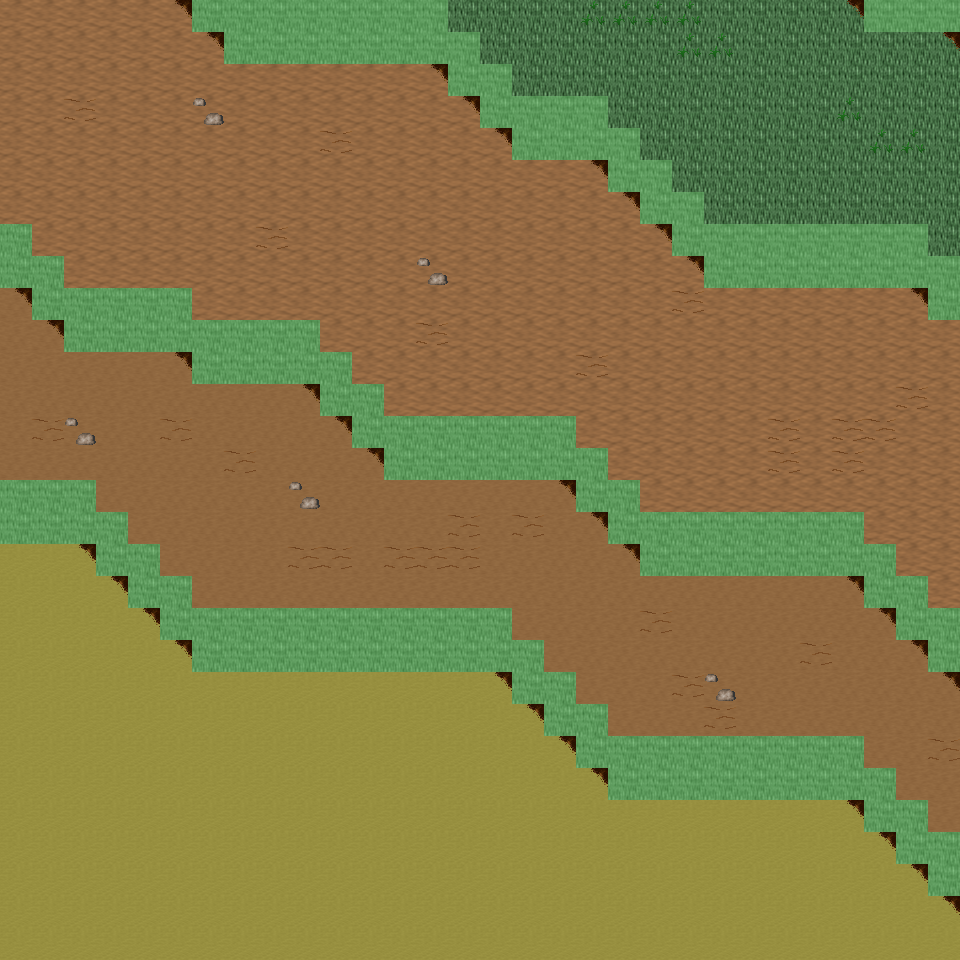

This is a level from a 2D game, rendered from its Tiled map with the project's own tilesets. A one-line summary and the map file follow, with tile-layer data summarised:
An orthogonal 30x30 tile map with 32x32 px tiles, 6 tile layers (Ground, Object, Object2, Above, ...), 24 tilesets and 7 objects (7x mapExit).

<map version="1.0" orientation="orthogonal" renderorder="right-down" width="30" height="30" tilewidth="32" tileheight="32" nextobjectid="8">
  <tileset firstgid="1" name="tileset_ground_ground" tilewidth="32" tileheight="32" tilecount="33" columns="3">
    <image source="../drawable/tileset_ground_ground.png" width="96" height="352" />
  </tileset>
  <tileset firstgid="34" name="tileset_ground_ridge_earth_dark" tilewidth="32" tileheight="32" tilecount="96" columns="12">
    <image source="../drawable/tileset_ground_ridge_earth_dark.png" width="384" height="256" />
  </tileset>
  <tileset firstgid="130" name="tileset_plant_grasses" tilewidth="32" tileheight="32" tilecount="6" columns="3">
    <image source="../drawable/tileset_plant_grasses.png" width="96" height="64" />
  </tileset>
  <tileset firstgid="136" name="tileset_ground_grass_edges" tilewidth="32" tileheight="32" tilecount="36" columns="12">
    <image source="../drawable/tileset_ground_grass_edges.png" width="384" height="96" />
  </tileset>
  <tileset firstgid="172" name="tileset_ground_rock_pebbles" tilewidth="32" tileheight="32" tilecount="3" columns="1">
    <image source="../drawable/tileset_ground_rock_pebbles.png" width="32" height="96" />
  </tileset>
  <tileset firstgid="175" name="tileset_plant_flower_daisy_blue" tilewidth="32" tileheight="32" tilecount="8" columns="2">
    <image source="../drawable/tileset_plant_flower_daisy_blue.png" width="64" height="128" />
  </tileset>
  <tileset firstgid="183" name="tileset_plant_flower_daisy_white" tilewidth="32" tileheight="32" tilecount="8" columns="2">
    <image source="../drawable/tileset_plant_flower_daisy_white.png" width="64" height="128" />
  </tileset>
  <tileset firstgid="191" name="tileset_ground_cobbled_paving" tilewidth="32" tileheight="32" tilecount="1" columns="1">
    <image source="../drawable/tileset_ground_cobbled_paving.png" width="32" height="32" />
  </tileset>
  <tileset firstgid="192" name="tileset_item_pot_dark_barrel" tilewidth="32" tileheight="32" tilecount="2" columns="1">
    <image source="../drawable/tileset_item_pot_dark_barrel.png" width="32" height="64" />
  </tileset>
  <tileset firstgid="194" name="tileset_item_statue_green_stone" tilewidth="32" tileheight="32" tilecount="12" columns="4">
    <image source="../drawable/tileset_item_statue_green_stone.png" width="128" height="96" />
  </tileset>
  <tileset firstgid="206" name="tileset_logic_creature_orc" tilewidth="32" tileheight="32" tilecount="6" columns="6">
    <image source="../drawable/tileset_logic_creature_orc.png" width="192" height="32" />
  </tileset>
  <tileset firstgid="212" name="tileset_logic_creature_gnome" tilewidth="32" tileheight="32" tilecount="6" columns="6">
    <image source="../drawable/tileset_logic_creature_gnome.png" width="192" height="32" />
  </tileset>
  <tileset firstgid="218" name="tileset_logic_creature_animal" tilewidth="32" tileheight="32" tilecount="32" columns="8">
    <image source="../drawable/tileset_logic_creature_animal.png" width="256" height="128" />
  </tileset>
  <tileset firstgid="250" name="tileset_logic_item_sign" tilewidth="32" tileheight="32" tilecount="1" columns="1">
    <image source="../drawable/tileset_logic_item_sign.png" width="32" height="32" />
  </tileset>
  <tileset firstgid="251" name="tileset_logic_collision" tilewidth="32" tileheight="32" tilecount="1" columns="1">
    <image source="../drawable/tileset_logic_collision.png" width="32" height="32" />
  </tileset>
  <tileset firstgid="252" name="tileset_logic_portal" tilewidth="32" tileheight="32" tilecount="24" columns="8">
    <image source="../drawable/tileset_logic_portal.png" width="256" height="96" />
  </tileset>
  <tileset firstgid="276" name="tileset_ground_pothole" tilewidth="32" tileheight="32" tilecount="4" columns="4">
    <image source="../drawable/tileset_ground_pothole.png" width="128" height="32" />
  </tileset>
  <tileset firstgid="280" name="tileset_object_suspension_bridge" tilewidth="32" tileheight="32" tilecount="24" columns="3">
    <image source="../drawable/tileset_object_suspension_bridge.png" width="96" height="256" />
  </tileset>
  <tileset firstgid="304" name="tileset_item_corpse_huge_animal" tilewidth="32" tileheight="32" tilecount="16" columns="2">
    <image source="../drawable/tileset_item_corpse_huge_animal.png" width="64" height="256" />
  </tileset>
  <tileset firstgid="320" name="tileset_ground_green_paving" tilewidth="32" tileheight="32" tilecount="18" columns="3">
    <image source="../drawable/tileset_ground_green_paving.png" width="96" height="192" />
  </tileset>
  <tileset firstgid="338" name="tileset_logic_protection" tilewidth="32" tileheight="32" tilecount="2" columns="2">
    <image source="../drawable/tileset_logic_protection.png" width="64" height="32" />
  </tileset>
  <tileset firstgid="340" name="tileset_building_chimney_smoke" tilewidth="32" tileheight="32" tilecount="40" columns="4">
    <image source="../drawable/tileset_building_chimney_smoke.png" width="128" height="320" />
  </tileset>
  <tileset firstgid="380" name="tileset_building_huts" tilewidth="32" tileheight="32" tilecount="338" columns="26">
    <image source="../drawable/tileset_building_huts.png" width="832" height="416" />
  </tileset>
  <tileset firstgid="718" name="tileset_light_door_light" tilewidth="32" tileheight="32" tilecount="12" columns="3">
    <image source="../drawable/tileset_light_door_light.png" width="96" height="128" />
  </tileset>
  <layer name="Ground" width="30" height="30">
    <data>[900 cells, 900 non-empty, 4 distinct tile ids]</data>
  </layer>
  <layer name="Object" width="30" height="30">
    <data>[900 cells, 248 non-empty, 10 distinct tile ids]</data>
  </layer>
  <layer name="Object2" width="30" height="30">
    <data>[900 cells, 0 non-empty, 0 distinct tile ids]</data>
  </layer>
  <layer name="Above" width="30" height="30">
    <data>[900 cells, 0 non-empty, 0 distinct tile ids]</data>
  </layer>
  <layer name="Above2" width="30" height="30">
    <data>[900 cells, 0 non-empty, 0 distinct tile ids]</data>
  </layer>
  <layer name="Walkable" width="30" height="30">
    <data>[900 cells, 170 non-empty, 1 distinct tile ids]</data>
  </layer>
  <objectgroup name="MapEvents">
    <object id="1" name="north" type="mapExit" x="0" y="0" width="192" height="32">
      <properties>
        <property name="map" value="level_0_x187_y27" />
        <property name="x" value="0" />
        <property name="y" value="28" />
      </properties>
    </object>
    <object id="2" name="north2" type="mapExit" x="448" y="0" width="416" height="32">
      <properties>
        <property name="map" value="level_0_x187_y27" />
        <property name="x" value="14" />
        <property name="y" value="28" />
      </properties>
    </object>
    <object id="3" name="south" type="mapExit" x="0" y="928" width="960" height="32">
      <properties>
        <property name="map" value="level_0_x187_y29" />
        <property name="x" value="0" />
        <property name="y" value="1" />
      </properties>
    </object>
    <object id="4" name="east" type="mapExit" x="928" y="32" width="32" height="224">
      <properties>
        <property name="map" value="level_0_x188_y28" />
        <property name="x" value="1" />
        <property name="y" value="1" />
      </properties>
    </object>
    <object id="5" name="east2" type="mapExit" x="928" y="320" width="32" height="288">
      <properties>
        <property name="map" value="level_0_x188_y28" />
        <property name="x" value="1" />
        <property name="y" value="10" />
      </properties>
    </object>
    </objectgroup>
</map>
<!-- 2 of 7 objects omitted -->
